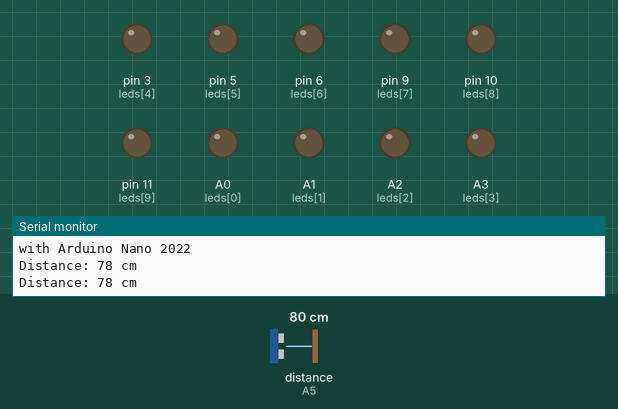
Recording of a sketch running on a simulated Arduino Nano, built with avr-gcc and run on an emulated ATmega328P. On the bench: output pins drawn as LEDs (lit = HIGH), the last lines printed to the serial monitor. Wiring (inferred from the names in the program): ultrasonic range finder: trigger A4; echo A5. Dashed ring = blinking. The inputs (shaded band) are chosen by the test bench; at power-on: distance to the obstacle (sensor on A5) 80 cm. The echo pulse lasts 58.3 µs per cm; random numbers use the default seed unless the sketch sets one; pins used as bus, display or sensor lines are not drawn.

Above: at 1.8 s.
1.9 s: distance to the obstacle (sensor on A5) set to 34 cm
3.4 s: distance to the obstacle (sensor on A5) set to 28 cm
At 7.19 s:
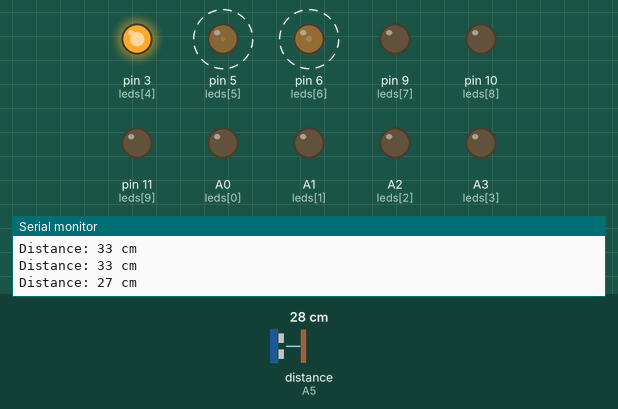
At 14.2 s:
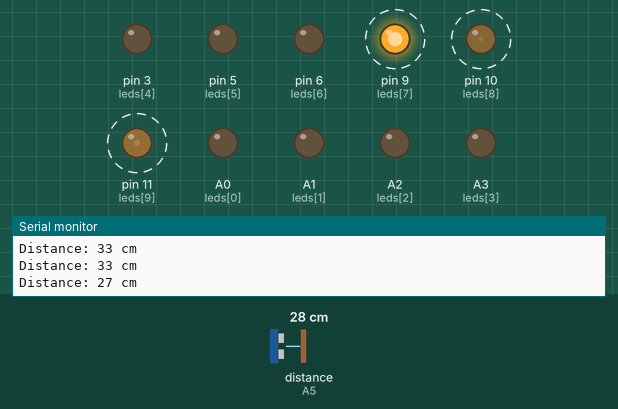
Timing chart, 0 to 16.2 s (numbered marks = the images above; inputs shaded):
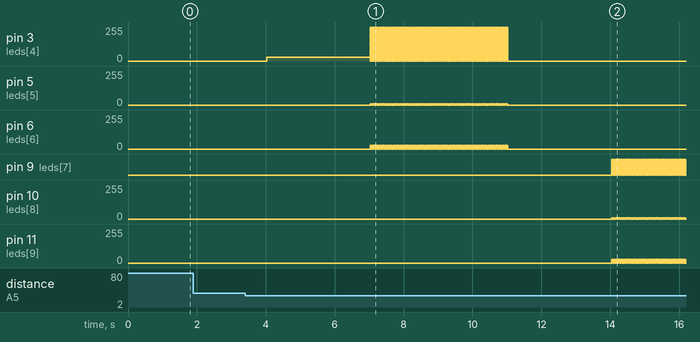

The sketch:

LEDs_raiva.ino
```cpp
#define echoPin A5 // attach pin D2 Arduino to pin Echo of HC-SR04
#define trigPin A4 //attach pin D3 Arduino to pin Trig of HC-SR04
// defines variables
long duration; // variable for the duration of sound wave travel
int distance; // variable for the distance measurement
int com = A7;
int com1 = A6;


int leds[] = {
  A0, A1, A2, A3, 3, 5, 6, 9, 10, 11
};

int ledsA[] = {
  A0, A1, A2, A3
};

int ledsB[] = {
  3, 5, 6
};

int ledsC[] = {
  9, 10, 11
};

int tempLED = 10;
int tempFase = 3000;

void setup() {

  for (int x = 0; x < 11; x++) {
    pinMode(leds[x], OUTPUT);
  }
  pinMode(trigPin, OUTPUT); // Sets the trigPin as an OUTPUT
  pinMode(echoPin, INPUT); // Sets the echoPin as an INPUT
  pinMode(com, OUTPUT);
  Serial.begin(9600); // // Serial Communication is starting with 9600 of baudrate speed
  Serial.println("Ultrasonic Sensor HC-SR04 Test"); // print some text in Serial Monitor
  Serial.println("with Arduino Nano 2022");
}

void play() {
//P_1 ### LEDs ###
  for(int y =0; y<200; y++){
      analogWrite(ledsB[0],255);
      analogWrite(ledsB[0],10);
      analogWrite(ledsB[0],30);
  }

delay(tempFase);

//P_1 ### LEDs ###
  for(int y =0; y<200; y++){
      analogWrite(ledsB[0],255);
      analogWrite(ledsB[1],10);
      analogWrite(ledsB[2],30);
      delay(tempLED);
      analogWrite(ledsB[0],0);
      analogWrite(ledsB[1],0);
      analogWrite(ledsB[2],0);
      delay(tempLED);
  }

delay(tempFase);

//P_2 ### LEDs ###
  for(int y =0; y<200; y++){
      analogWrite(ledsC[0],255);
      analogWrite(ledsC[1],10);
      analogWrite(ledsC[2],30);
      delay(tempLED);
      analogWrite(ledsC[0],0);
      analogWrite(ledsC[1],0);
      analogWrite(ledsC[2],0);
      delay(tempLED);
  }
delay(tempFase*2);

//P_3 ### LEDs Treme ###
  for(int y =0; y<350; y++){
      analogWrite(ledsC[0],random(255));
      analogWrite(ledsC[1],random(155));
      analogWrite(ledsC[2],random(55));
      analogWrite(ledsB[0],random(55));
      analogWrite(ledsB[1],random(155));
      analogWrite(ledsB[2],random(255));
      delay(tempLED);
      analogWrite(ledsC[0],0);
      analogWrite(ledsC[1],0);
      analogWrite(ledsC[2],0);
      analogWrite(ledsB[0],0);
      analogWrite(ledsB[1],0);
      analogWrite(ledsB[2],0);
      delay(tempLED);
  }

//### OFF ###
    analogWrite(ledsB[0],0);
    analogWrite(ledsB[1],0);
    analogWrite(ledsB[2],0);
    analogWrite(ledsC[0],0);
    analogWrite(ledsC[1],0);
    analogWrite(ledsC[2],0);
delay(3000);
    digitalWrite(com, LOW);
    digitalWrite(com1, LOW);
}

void loop() {
 // Clears the trigPin condition
  digitalWrite(trigPin, LOW);
  delayMicroseconds(2);
  // Sets the trigPin HIGH (ACTIVE) for 10 microseconds
  digitalWrite(trigPin, HIGH);
  delayMicroseconds(10);
  digitalWrite(trigPin, LOW);
  // Reads the echoPin, returns the sound wave travel time in microseconds
  duration = pulseIn(echoPin, HIGH);
  // Calculating the distance
  distance = duration * 0.034 / 2; // Speed of sound wave divided by 2 (go and back)
  // Displays the distance on the Serial Monitor
  Serial.print("Distance: ");
  Serial.print(distance);
  Serial.println(" cm");

//Start
  if(distance <30){
    //Serial.println("play");
    digitalWrite(com, HIGH);
    digitalWrite(com1, HIGH);
    play();

  }
  delay(1000);
}
```

Measured:
- the behaviour switches between 31 and 30 cm on distance to the obstacle (sensor on A5) (found by bisection; images 0 and 1)
- after the input at 3.4 s, pin 3 (leds[4]): 0/255 → 30/255 after 0.63 s, then repeats every 0.02 s: 255/255 0.01 s, 0/255 0.01 s, until it stays 0/255 from 11.0 s; pin 5 (leds[5]): alternates 10/255 for 0.01 s and 0/255 for 0.01 s, 400 changes in all, then stays 0/255, starting after 3.6 s
